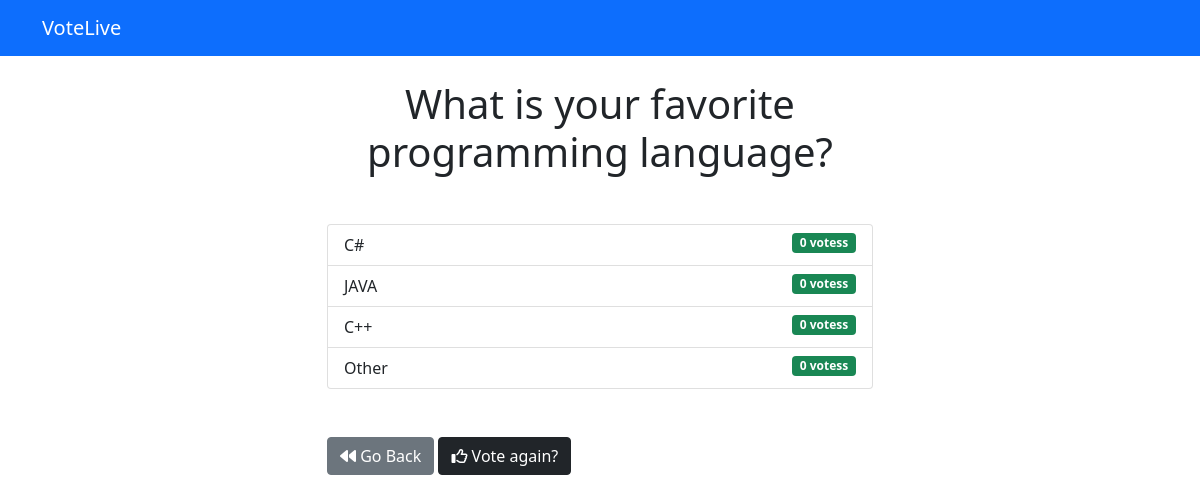
The app's page /2/results/ with its own data.
### votes/models.py (models this page shows, shortened)
class Questions(models.Model):  # this model is going to work with th questions
    question_text = models.TextField(max_length=200)  # all questions can only has max length of 200 words
    publication_date = models.DateTimeField("data published")  # this is the field for the publication date

class Choices(models.Model):
    questions = models.ForeignKey(Questions, on_delete=models.CASCADE)  # each question its going to has a primary key
    choice_text = models.CharField(max_length=200)  # the choices has a max length of 200 words
    votes = models.IntegerField(default=0)  # finally after you select one choice its going to display the result of

### votes/views.py (the view)
# urls.py: path('<int:question_id>/results/', views.results, name='results'),
def results(request, question_id):
    question = get_object_or_404(Questions, pk=question_id)
    return render(request, "votes/results.html", {"question": question})

### templates/votes/results.html (shortened to what this page needs)
<!DOCTYPE html>
<html lang="en">
<head>
</head>
<body>
{% extends 'base.html' %}
{% block content %}
    <h1 class="text-center mb-5">{{ question.question_text }}</h1>
    <ul class="list-group mb-5">
        {% for choice in question.choices_set.all %}
        <li class="list-group-item">
            {{ choice.choice_text }} <span class="badge bg-success float-end">{{ choice.votes }} votes{{ choice.votes | pluralize }}</span>
        </li>
        {% endfor %}
    </ul>
    <a href="{% url 'voteLive:index' %}" class="btn btn-secondary"><i class="fas fa-backward"></i> Go Back</a>
    <a class="btn btn-dark" href="{% url 'voteLive:choice' question.id %}"><i class="far fa-thumbs-up"></i> Vote again?</a>
{% endblock %}

### records on screen
Questions: question_text "What is your favorite programming language?"
Choices: choice_text "C#", votes "0", votes|pluralize "s"
Choices: choice_text "JAVA", votes "0", votes|pluralize "s"
Choices: choice_text "C++", votes "0", votes|pluralize "s"
Choices: choice_text "Other", votes "0", votes|pluralize "s"
